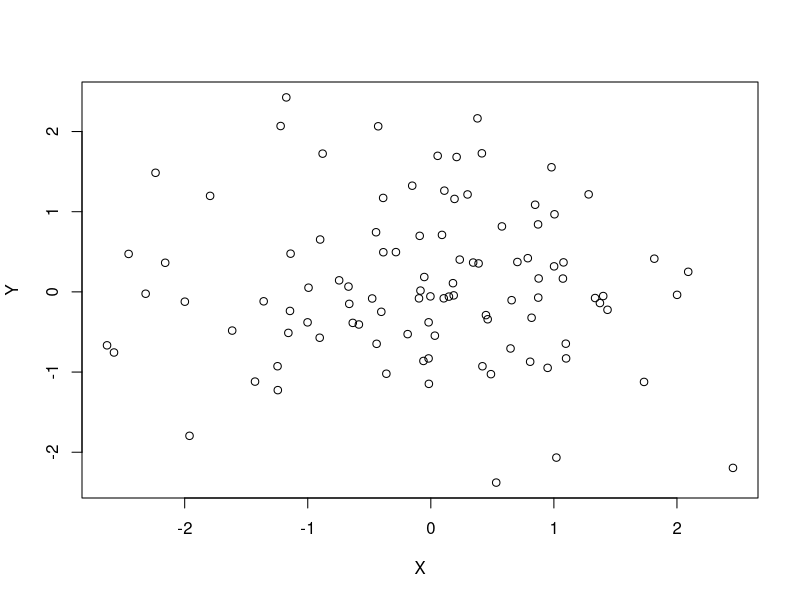

Reproduce this figure in R. (Note: this script raises an error after producing the figure.)
x <- rnorm(100)
y <- rnorm(100)
n <- length(x)

LinearRegression <- function(X, Y) {
    plot(X, Y)
    a <- CalcA(X, Y)
    b <- CalcB(X, Y)

    lines(X, a * X + b, type = "l", lty = 1, col = "red")
}

calcA <- function(X, Y) {
    sumX <- Summary(X)
    sumY <- Summary(Y)
    sumXY <- Summary(X, Y)
    sumXSquared <- SummarySquared(X)

    upper <- (sumXY * n) - (sumY * (-sumX))
    lower <- (sumXSquared * n) - (sumX * (-sumX))
    return(upper / lower)
}

calcB <- function(X, Y) {
    sumX <- Summary(X)
    sumY <- Summary(Y)
    sumXY <- Summary(X,Y)
    sumXSquared <- SummarySquared(X)

    upper <- (sumX * sumY) - (sumX * sumXY)
    lower <- (sumXSquared * n) - (sumX * (-sumX))
    return(upper / lower)
}

SummarySquared <- function(X) {
    sum <- 0
    for (i in seq_along(X)) {
        sum <- sum + X[i]^2
    }
    return(sum)
}

Summary <- function(X, Y) {
    sum <- 0
    n <- length(x)

    if (missing(Y)) {
        for (i in 1:n ) {
            sum <- sum + X[i]
        }
        return(sum)
    }

    for (i in 1:n) {
        sum <- sum + X[i] * Y[i]
    }
    return(sum)
}
LinearRegression(x, y)